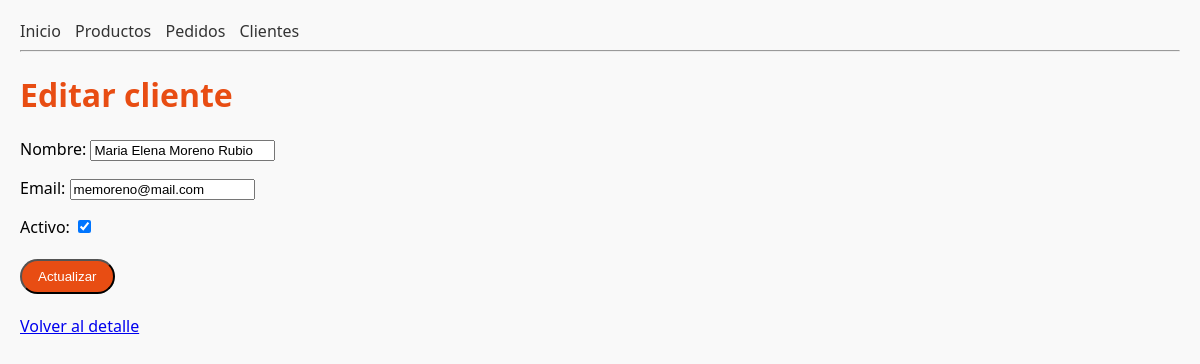
/clientes/2/editar/, run on the app's committed database.
### tienda/models.py (models this page shows, shortened)
class Cliente(models.Model):
    nombre = models.CharField(max_length=100)
    email = models.EmailField(unique=True)
    fecha_registro = models.DateTimeField(auto_now_add=True)
    activo = models.BooleanField(default=True)

### tienda/views.py (the view)
# urls.py: path("clientes/<int:pk>/editar/", views.editar_cliente, name="editar_cliente"),
def editar_cliente(request, pk):
    cliente = get_object_or_404(Cliente, pk=pk)
    if request.method == "POST":
        form = ClienteForm(request.POST, instance=cliente)
        if form.is_valid():
            form.save()
            return redirect("tienda:detalle_cliente", pk=cliente.pk)
    else:
        form = ClienteForm(instance=cliente)
    return render(request, "tienda/editar_cliente.html", {"form": form, "cliente": cliente})

### tienda/forms.py
class ClienteForm(forms.ModelForm):
    class Meta:
        model = Cliente
        fields = ["nombre", "email", "activo"]
        widgets = {
            "nombre": forms.TextInput(attrs={
                "placeholder": "Nombre completo"
            }),
            "email": forms.EmailInput(attrs={
                "placeholder": "Correo electrónico"
            }),
        }

### tienda/templates/tienda/editar_cliente.html (shortened to what this page needs)
{% extends "tienda/base.html" %}
{% block content %}
<h1>Editar cliente</h1>
<form method="post">
    {{ form.as_p }}
    <button type="submit" class="btn primary">Actualizar</button>
</form>
<p>
    <a href="{% url 'tienda:detalle_cliente' cliente.pk %}">Volver al detalle</a>
</p>
{% endblock %}

### tienda/static/css/main.css (style rules this page uses)
body { font-family: 'Segoe UI', sans-serif; margin: 20px; background-color: #f9f9f9; }
h1 { color: #e84d13; }
.btn { display: inline-block; padding: 8px 16px; margin: 5px 0; color: #fff; border-radius: 9999px; text-decoration: none; font-weight: 500; transition: background 0.3s, transform 0.2s; }
.primary { background-color: #e84d13; }

### data on the page
Cliente: nombre "Maria Elena Moreno Rubio", email "memoreno@mail.com", activo "☑"
